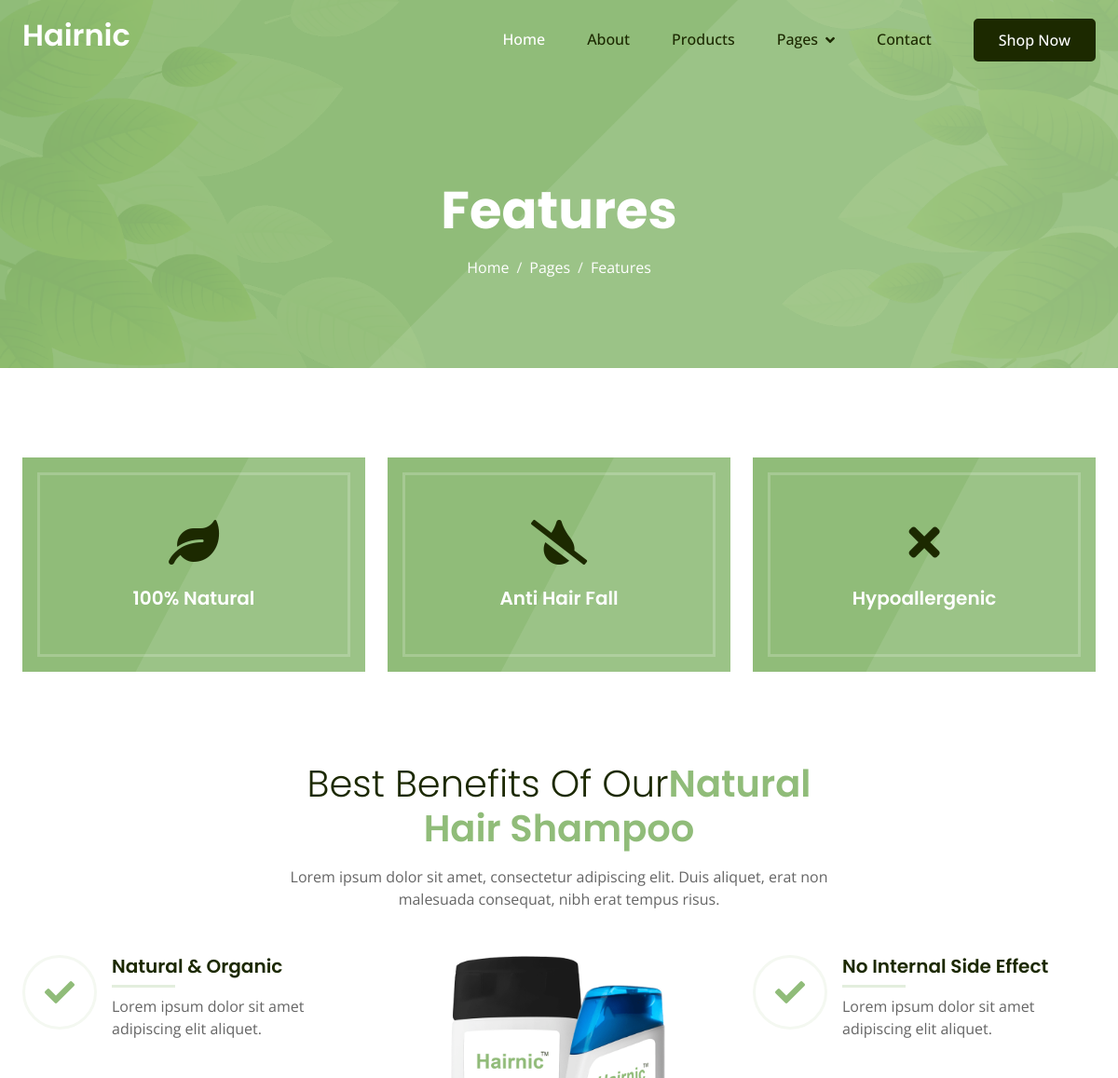
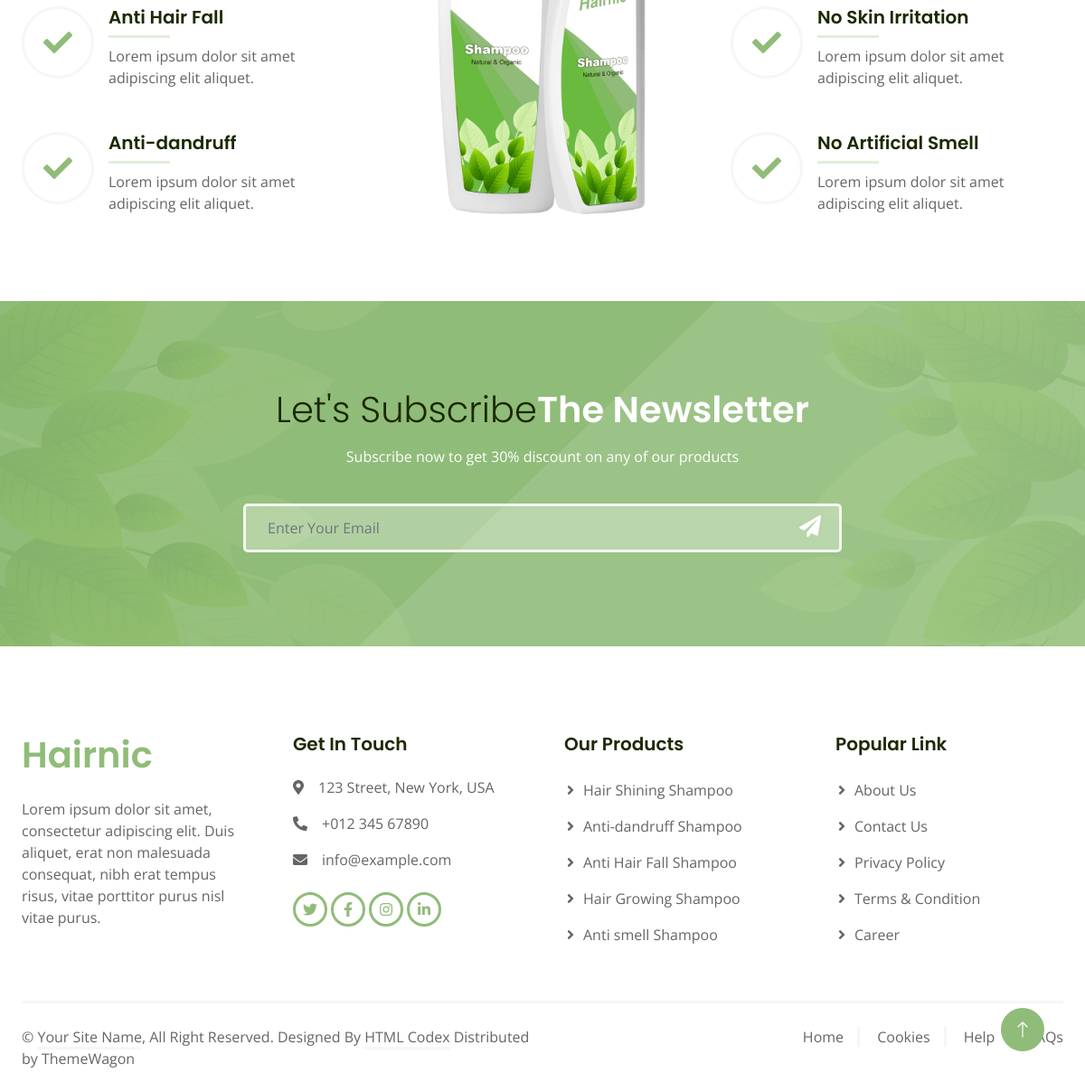
The page /feature on the database its author committed (2 pictures, top to bottom).
### app/models.py (models this page shows, shortened)
class Post(models.Model):
    title=models.CharField(max_length=255)
    category=models.ForeignKey(Category,on_delete=models.CASCADE)
    job_title=models.CharField(max_length=200)
    Description=models.TextField()
    Description2=models.TextField()
    Description3=models.TextField(default=0)
    image=models.ImageField(upload_to="static/image")
    created_at=models.DateTimeField(auto_now_add=True)

### app/views.py (the view)
# urls.py: path('feature',views.feature,name='feature'),
def feature(request):
     Features4=Post.objects.get(category_id=21)
     features=Post.objects.filter(category_id=5)
     Features=Post.objects.get(category_id=10)
     Features1=Post.objects.filter(category_id=11)
     Features2=Post.objects.get(category_id=12)
     Features3=Post.objects.filter(category_id=13)
     newsletter=Post.objects.get(category_id=18)
     data={
          'Features4':Features4,
          'features':features,
          'Features':Features,
          'Features1':Features1,
          'Features2':Features2,
          'Features3':Features3,
          'newsletter':newsletter,
     }
     return render(request,"feature.html",data)

### app/templates/feature.html
{% extends "base.html" %}
{% load static %}
{% block content %}
    <div class="container-fluid bg-primary hero-header mb-5">
        <div class="container text-center">
            <h1 class="display-4 text-white mb-3 animated slideInDown">{{Features4.title}}</h1>
            <nav aria-label="breadcrumb">
                <ol class="breadcrumb justify-content-center mb-0 animated slideInDown">
                    <li class="breadcrumb-item"><a class="text-white" href="#">{{Features4.job_title}}</a></li>
                    <li class="breadcrumb-item"><a class="text-white" href="#">{{Features4.Description}}</a></li>
                    <li class="breadcrumb-item text-white active" aria-current="page">{{Features4.Description2}}</li>
                </ol>
            </nav>
        </div>
    </div>
    <div class="container-fluid py-5">
        <div class="container">
            <div class="row g-4">{% for x in features %}
                <div class="col-lg-4 wow fadeIn" data-wow-delay="0.1s">
                    <div class="feature-item position-relative bg-primary text-center p-3">
                        <div class="border py-5 px-3">
                            <i class="{{x.job_title}}"></i>
                            <h5 class="text-white mb-0">{{x.title}}</h5>
                        </div>
                    </div>
                </div>
                {% endfor %}
            </div>
        </div>
    </div>
    <div class="container-fluid py-5">
        <div class="container">
            <div class="mx-auto text-center wow fadeIn" data-wow-delay="0.1s" style="max-width: 600px;">
                <h1 class="text-primary mb-3"><span class="fw-light text-dark">{{Features.title}}</span>{{Features.job_title}}</h1>
                <p class="mb-5">{{Features.Description}}</p>
            </div>
            <div class="row g-4 align-items-center">
                <div class="col-lg-4 wow fadeIn" data-wow-delay="0.3s">
                    <div class="row g-5">{% for x in Features1%}
                        <div class="col-12 d-flex">
                            <div class="btn-square rounded-circle border flex-shrink-0"
                                style="width: 80px; height: 80px;">
                                <i class="fa fa-check fa-2x text-primary"></i>
                            </div>
                            <div class="ps-3">
                                <h5>{{x.title}}</h5>
                                <hr class="w-25 bg-primary my-2">
                                <span>{{x.job_title}}</span>
                            </div>
                        </div>
                        {% endfor %}
                    </div>
                </div>
                <div class="col-lg-4 wow fadeIn" data-wow-delay="0.1s">
                    <img class="img-fluid animated pulse infinite" src="{{Features2.image.url}}">
                </div>
                <div class="col-lg-4 wow fadeIn" data-wow-delay="0.5s">
                    <div class="row g-5">{% for x in Features3%}
                        <div class="col-12 d-flex">
                            <div class="btn-square rounded-circle border flex-shrink-0"
                                style="width: 80px; height: 80px;">
                                <i class="fa fa-check fa-2x text-primary"></i>
                            </div>
                            <div class="ps-3">
                                <h5>{{x.title}}</h5>
                                <hr class="w-25 bg-primary my-2">
                                <span>{{x.job_title}}</span>
                            </div>
                        </div>
                        {% endfor %}
                    </div>
                 </div>
            </div>
        </div>
    </div>
    <div class="container-fluid newsletter bg-primary py-5 my-5">
        <div class="container py-5">
            <div class="mx-auto text-center wow fadeIn" data-wow-delay="0.1s" style="max-width: 600px;">
                <h1 class="text-white mb-3"><span class="fw-light text-dark">{{newsletter.title}}</span>{{newsletter.job_title}}</h1>
                <p class="text-white mb-4">{{newsletter.Description}}</p>
            </div>
            <div class="row justify-content-center">
                <div class="col-md-7 wow fadeIn" data-wow-delay="0.5s">
                    <div class="position-relative w-100 mt-3 mb-2">
                        <input class="form-control w-100 py-4 ps-4 pe-5" type="text" placeholder="Enter Your Email"
                            style="height: 48px;">
                        <button type="button" class="btn shadow-none position-absolute top-0 end-0 mt-1 me-2"><i
                                class="fa fa-paper-plane text-white fs-4"></i></button>
                    </div>
                </div>
            </div>
        </div>
    </div>
{% endblock %}

### app/static/css/style.css (style rules this page uses)
img.animated.pulse { animation-duration: 5s; }
.btn { font-weight: 500; transition: .5s; }
.btn-square { width: 38px; height: 38px; }
.btn-square, .btn-sm-square, .btn-lg-square { padding: 0; display: flex; align-items: center; justify-content: center; font-weight: normal; border-radius: 50px; }
.hero-header { position: relative; margin-top: -85px; padding-top: 12rem; padding-bottom: 6rem; background: url(../img/bg.png) center center no-repeat; background-size: cover; }
.hero-header::before { position: absolute; content: ""; width: 100%; height: 100%; top: 0; left: 0; background: rgba(255, 255, 255, .1); clip-path: polygon(66% 0, 100% 0, 100% 100%, 33% 100%); }
.hero-header .container { position: relative; z-index: 1; }
.hero-header .breadcrumb-item+.breadcrumb-item::before { color: var(--bs-light); }
.feature-item::before { position: absolute; content: ""; width: 100%; height: 100%; top: 0; left: 0; background: rgba(255, 255, 255, .1); clip-path: polygon(66% 0, 100% 0, 100% 100%, 33% 100%); }
.feature-item .border { position: relative; border-color: rgba(255, 255, 255, .2) !important; z-index: 1; }
.newsletter { position: relative; background: url(../img/bg.png) center center no-repeat; background-size: cover; }
.newsletter::before { position: absolute; content: ""; width: 100%; height: 100%; top: 0; left: 0; background: rgba(255, 255, 255, .1); clip-path: polygon(66% 0, 100% 0, 100% 100%, 33% 100%); }
.newsletter .container { position: relative; z-index: 1; }
.newsletter .form-control { background: rgba(255, 255, 255, .3); }

### rows shown on the page
Post: title "Features", job_title "Home", Description "Pages", Description2 "Features"
Post: title "100% Natural"
Post: title "Anti Hair Fall"
Post: title "Hypoallergenic"
Post: title "Best Benefits Of Our", job_title "Natural Hair Shampoo", Description "Lorem ipsum dolor sit amet, consectetur adipiscing elit. Duis aliquet, erat non malesuada consequat, nibh erat tempus risus."
Post: title "Natural & Organic", job_title "Lorem ipsum dolor sit amet adipiscing elit aliquet."
Post: title "Anti Hair Fall", job_title "Lorem ipsum dolor sit amet adipiscing elit aliquet."
Post: title "Anti-dandruff", job_title "Lorem ipsum dolor sit amet adipiscing elit aliquet."
Post: image (picture)
Post: title "No Internal Side Effect", job_title "Lorem ipsum dolor sit amet adipiscing elit aliquet."
Post: title "No Skin Irritation", job_title "Lorem ipsum dolor sit amet adipiscing elit aliquet."
Post: title "No Artificial Smell", job_title "Lorem ipsum dolor sit amet adipiscing elit aliquet."
Post: title "Let's Subscribe", job_title "The Newsletter", Description "Subscribe now to get 30% discount on any of our products"
